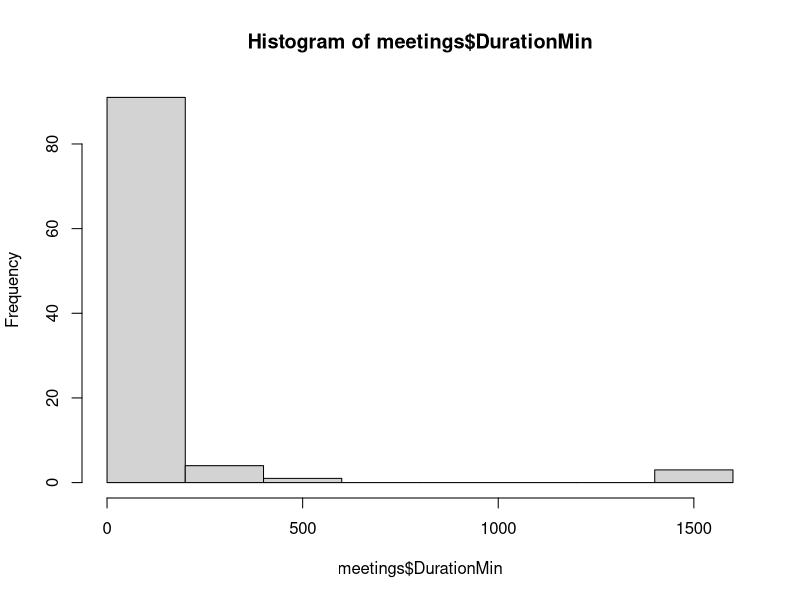
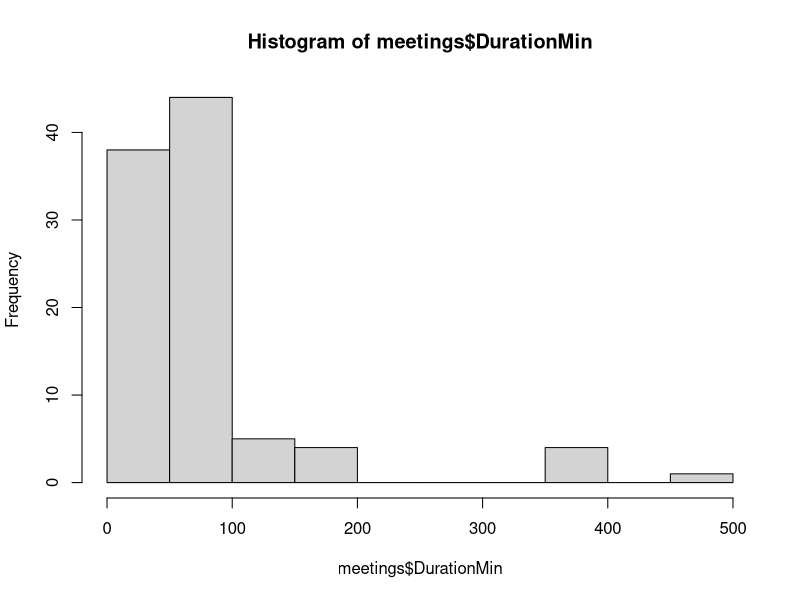
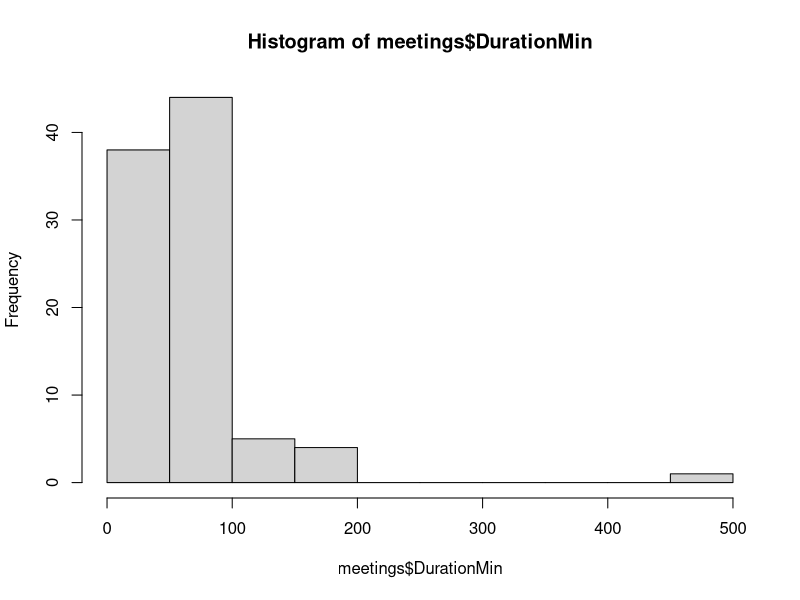
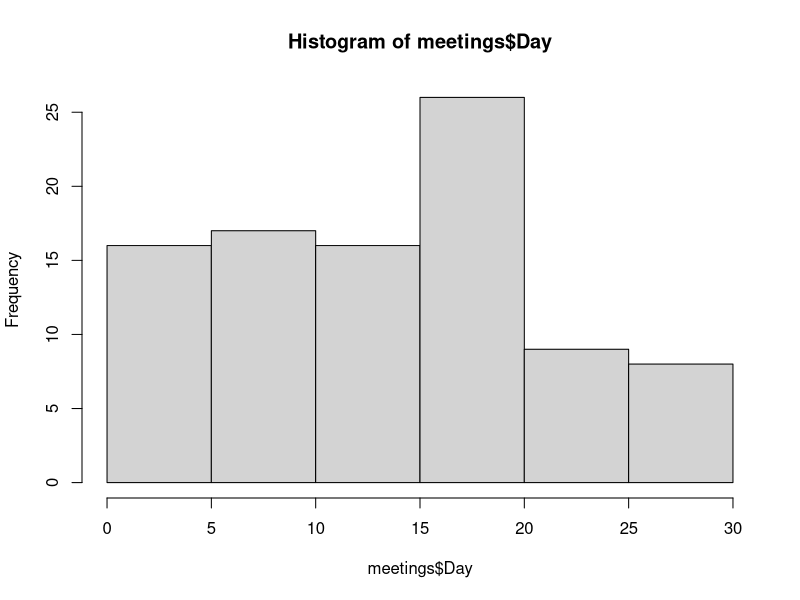

These figures' R source, in order: (Note: this script raises an error after producing the figures.)
# Mutaz Abu Ghazaleh 
# 13184383
# 
# DSI AT2 
# 
# Meeting Data Set


setwd("C:/mdsi/dsi/at2")


library(dplyr)
library(tidyr)
library(readr)
library(lubridate)
library(tidyverse)
library(stringr)


meetings <- read_csv("./raw/meetings.csv")

dim(meetings)
str(meetings)
head(meetings)
glimpse(meetings)


# set column names. Subject had a unicode character in it, this will help solve
# the issue
colnames(meetings) <- c("Subject","Start",  "End",    "Duration")



# dates are in the format of "Fri 27/04/2018 2:00 PM", this will be parsed to a
# date time, and them team duration in minutes will be calculated as the
# difference in time between end and start time.
# also remove the week day name from the string first

# date1 <- "Sat 27/04/2018 2:00 PM"
# grepl("Fri", date1)
# gsub(pattern = "Mon |Tue |Wed |Thu |Fri |Sat |Sun ", "", meetings$Start)
# lubridate::parse_date_time2("Fri 27/04/2018 2:00 PM", "admyHMp")


meetings$Start <- gsub(pattern = "Mon |Tue |Wed |Thu |Fri |Sat |Sun ", "", meetings$Start)
meetings$End <- gsub(pattern = "Mon |Tue |Wed |Thu |Fri |Sat |Sun ", "", meetings$End)

meetings$Start <- parse_date_time(meetings$Start, "dmyHMp",  tz ="Australia/Sydney")
meetings$End <- parse_date_time(meetings$End, "dmyHMp",  tz ="Australia/Sydney")



# check and remove meetings that out of range 
range(meetings$Start)
range(meetings$End)

meetings <- meetings %>% 
  filter(Start >= as.Date("2018-04-01") & Start <= as.Date("2018-04-30")) %>% 
  filter(End >= as.Date("2018-04-01") & End <= as.Date("2018-04-30"))

# events in the calendar include types other than meetings, e.g birthday, rent
# and anniversary reminders. Cancelled meetings also need to be removed, and
# events with the term WWC are not meetings that i attend so they also need to
# be removed
reg_list <- "bday|birthday|^rent|anniversary|wwc|^canceled"
meetings <- meetings %>% filter(!str_detect(Subject, reg_list))



meetings$DurationMin <- as.numeric(difftime(meetings$End, meetings$Start, units = "mins" ))
# outliers are found as events that are longer than 24 hrs (1440 mins), outliers
# will be removed
summary(meetings$DurationMin)
hist(meetings$DurationMin)
meetings <- meetings %>% filter(!DurationMin >= 1440)
hist(meetings$DurationMin)
# noticed events with duration > 300 
meetings %>% filter(DurationMin > 300) %>% select(Subject, DurationMin)
# items with duration 360 turned to be all place holdesrs, not meetings so i
# will remove them, one item with duration 540 is a "resource assignment" this
# is also not a meeting, and any item with duration == 0 will also be discarded
meetings <- meetings %>% filter(!(DurationMin == 360 | DurationMin == 540 | DurationMin == 0))
hist(meetings$DurationMin)
range(meetings$DurationMin)
summary(meetings$DurationMin)
# meetings %>% filter(DurationMin < 30) check for dates that outside of date
# range, start < Apr 1 or > Apr 31
meetings %>% filter(Start > dmy("30/04/2018"))



### data cleanup is done for now. 

# now i want to explore the data, so first i will see how many meetings i was
# having a day, this will be a count on number of rows grouped by day of month

meetings$WeekDay <- factor(weekdays(meetings$Start), 
                              levels = c("Monday", "Tuesday", "Wednesday", "Thursday", "Friday", "Saturday", "Sunday")) 
meetings$Day <- day(meetings$Start)
meetings$WeekDay
meetings$Day
hist(meetings$Day)
barchart(meetings$WeekDay)
ggplot(meetings, aes(x=WeekDay)) + geom_bar() + scale_fill_discrete(drop=FALSE) + scale_x_discrete(drop=FALSE)
ggplot(meetings, aes(x=Day)) + geom_bar() + 
  scale_fill_discrete(drop=FALSE,direction = -1) + 
  scale_x_discrete(drop=FALSE, labels= meetings$WeekDay) + 
  scale_x_continuous(drop=FALSE, labels = meetings$WeekDay)+ scale
  
rr <- range(meetings$Start)
labels <- data_frame(Date = seq.POSIXt(as.POSIXct(rr[1]), as.POSIXct(rr[2]), by="day"))
labels %>% mutate(Day = day(Date), WeekDay <- weekdays)
labels <- meetings %>% group_by(Day) %>% mutate(DD = first(WeekDay)) %>% select(Day, DD) %>% ungroup() %>% distinct()

ggplot(meetings, aes(x=Day)) + geom_bar() + scale_x_continuous(labels = labels$DD)


meetings$WeekDay

